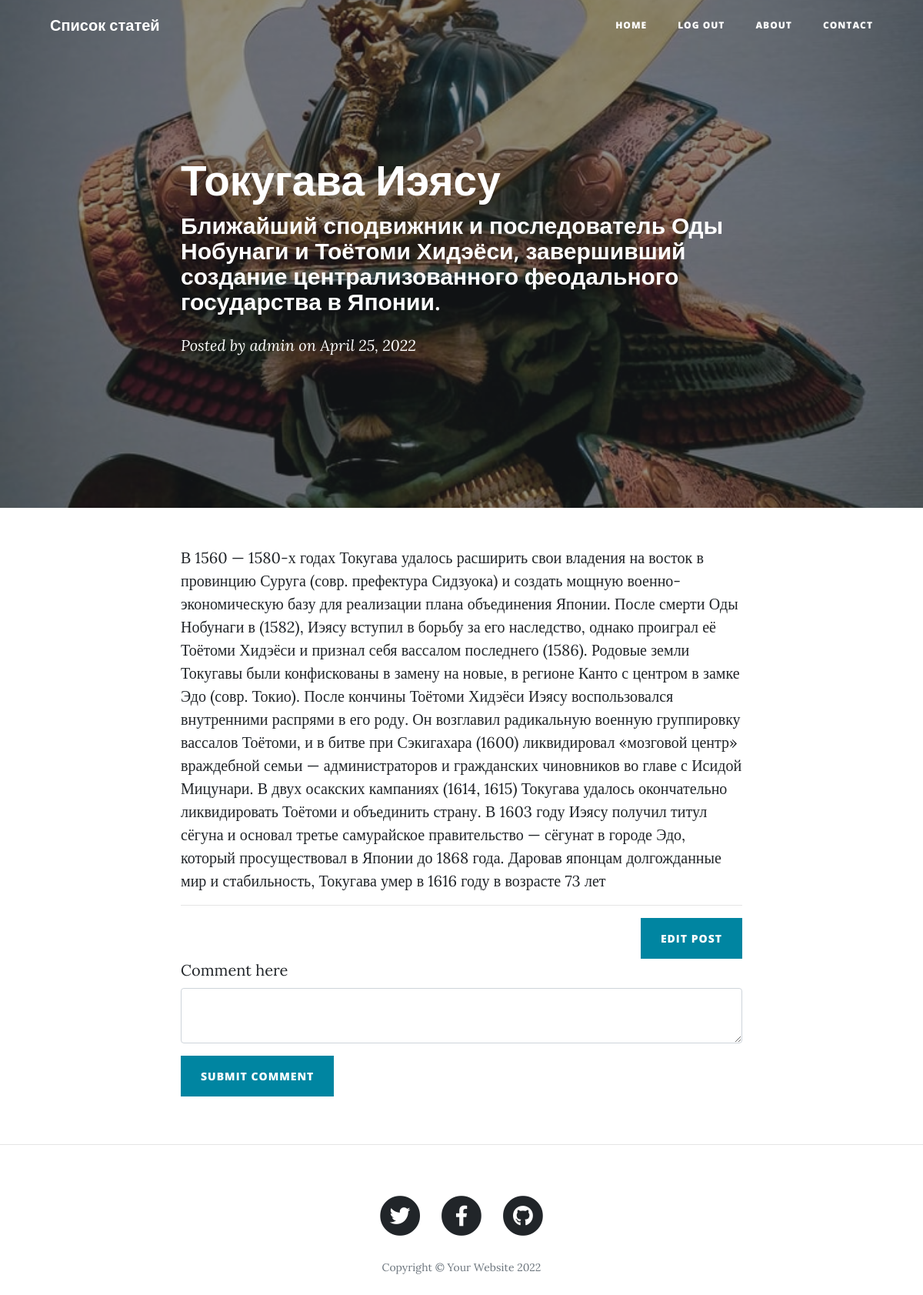
Screenshot of /post/3 (signed in) with the database file from the repository.
### main.py (models this page shows)
class BlogPost(db.Model):
    __tablename__ = "blog_posts"
    id = db.Column(db.Integer, primary_key=True)
    author_id = db.Column(db.Integer, db.ForeignKey("users.id"))
    author = relationship("User", back_populates="posts")
    title = db.Column(db.String(250), unique=True, nullable=False)
    subtitle = db.Column(db.String(250), nullable=False)
    date = db.Column(db.String(250), nullable=False)
    body = db.Column(db.Text, nullable=False)
    img_url = db.Column(db.String(250), nullable=False)
    comments = relationship("Comment", back_populates="post")

class User(UserMixin, db.Model):
    __tablename__ = "users"
    id = db.Column(db.Integer, primary_key=True)
    email = db.Column(db.String(250), unique=True, nullable=False)
    password = db.Column(db.String(250), nullable=False)
    name = db.Column(db.String(250), nullable=False)
    posts = relationship("BlogPost", back_populates="author")
    comments = relationship("Comment", back_populates="comment_author")

### main.py (the view, shortened to what this page needs)
@app.route("/post/<int:post_id>", methods=['GET', 'POST'])
def show_post(post_id):
    requested_post = BlogPost.query.get(post_id)
    comments = Comment.query.filter_by(post_id=post_id)
    form = CommentForm()
    return render_template("post.html", post=requested_post, form=form, comments=comments)

### forms.py
class CommentForm(FlaskForm):
    text = CKEditorField("Comment here", validators=[DataRequired()])
    submit = SubmitField("Submit comment")

### main.py (called while the page is built)
@login_manager.user_loader
def load_user(user_id):
    return User.query.get(int(user_id))

### templates/post.html (shortened to what this page needs)
{% include "header.html" %}
{% import "bootstrap/wtf.html" as wtf %}
  <header class="masthead" style="background-image: url('{{post.img_url}}')">
    <div class="overlay"></div>
    <div class="container">
      <div class="row">
        <div class="col-lg-8 col-md-10 mx-auto">
          <div class="post-heading">
            <h1>{{post.title}}</h1>
            <h2 class="subheading">{{post.subtitle}}</h2>
            <span class="meta">Posted by
              <a href="#">{{post.author.name}}</a>
              on {{post.date}}</span>
          </div>
        </div>
      </div>
    </div>
  </header>
  <article>
    <div class="container">
      <div class="row">
        <div class="col-lg-8 col-md-10 mx-auto">
            {{ post.body|safe }}
          <hr>
          {% if current_user.get_id() == '1' %}
            <div class="clearfix">
            <a class="btn btn-primary float-right" href="{{url_for('edit_post', post_id=post.id)}}">Edit Post</a>
            </div>
          {% endif %}
          {{ wtf.quick_form(form, novalidate=True, button_map={"submit": "primary"}) }}
          <div class="col-lg-8 col-md-10 mx-auto comment">
              <ul class="commentList">
              </ul>
            </div>
          </div>
      </div>
    </div>
  </article>
  <hr>
{% include "footer.html" %}

### rows the page displays
BlogPost: img_url (picture), title "Токугава Иэясу", subtitle "Ближайший сподвижник и последователь Оды Нобунаги и Тоётоми Хидэёси, завершивший создание централизованного феодального государства в Японии.", date "April 25, 2022", body "В 1560 — 1580-х годах Токугава удалось расширить свои владения на восток в провинцию Суруга (совр. префектура Сидзуока) и создать мощную военно-экономическую базу для реализации плана объединения Японии. После смерти Оды Нобунаги в (1582), Иэясу вступил в борьбу за его наследство, однако проиграл её Тоётоми Хидэёси и признал себя вассалом последнего (1586). Родовые земли Токугавы были конфискованы в замену на новые, в регионе Канто с центром в замке Эдо (совр. Токио). После кончины Тоётоми Хидэёси Иэясу воспользовался внутренними распрями в его роду. Он возглавил радикальную военную группировку вассалов Тоётоми, и в битве при Сэкигахара (1600) ликвидировал «мозговой центр» враждебной семьи…"
User: author.name "admin"
